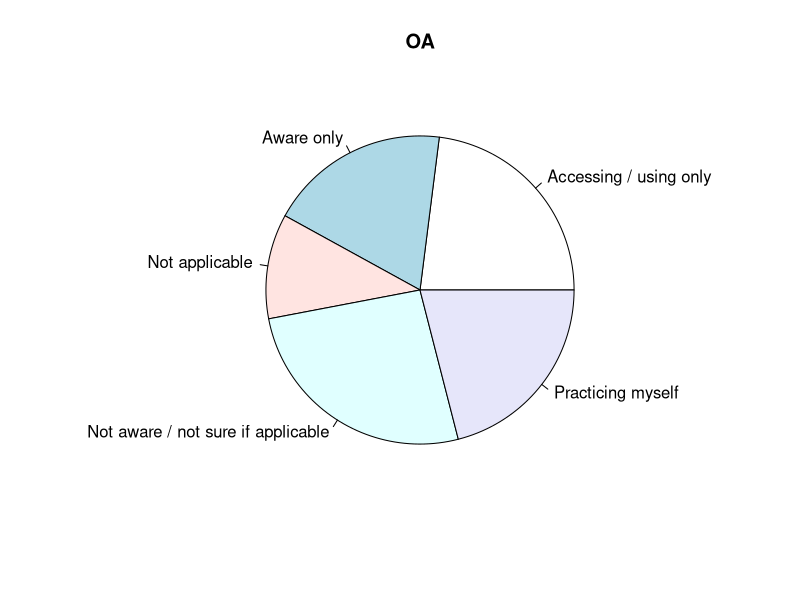
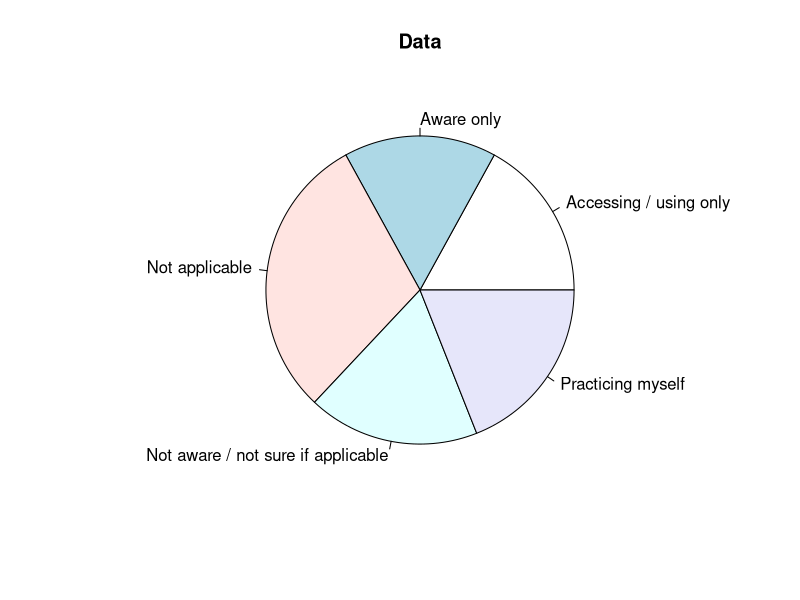
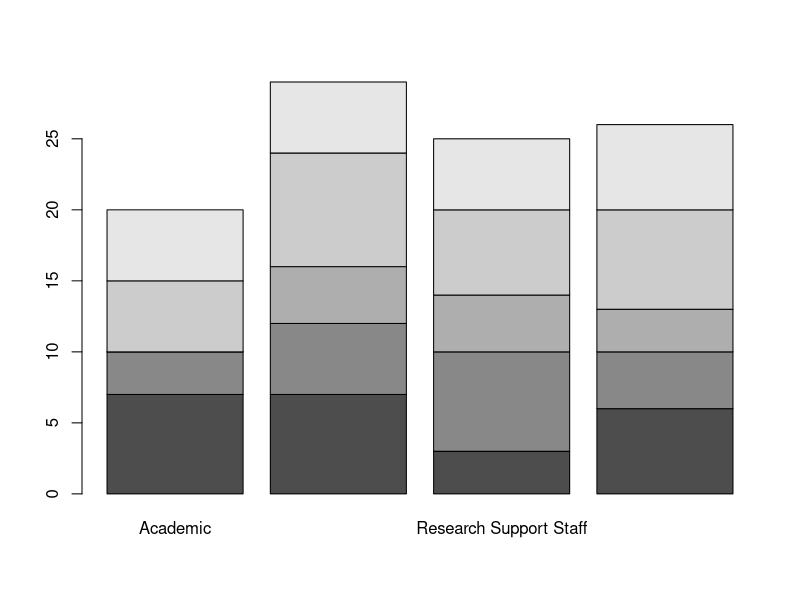
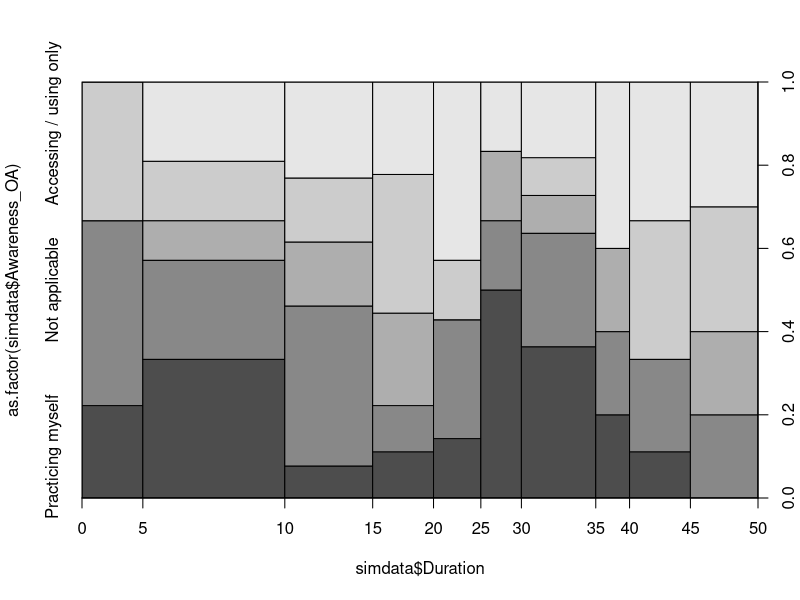
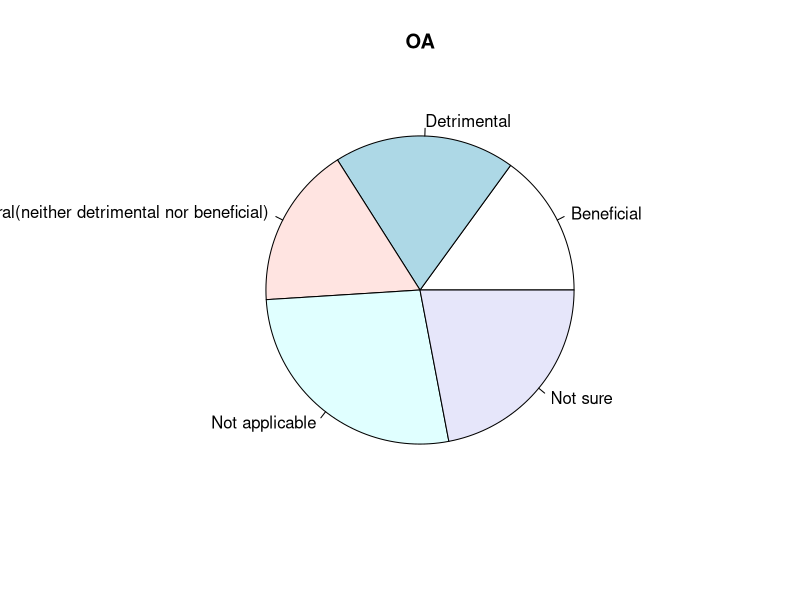
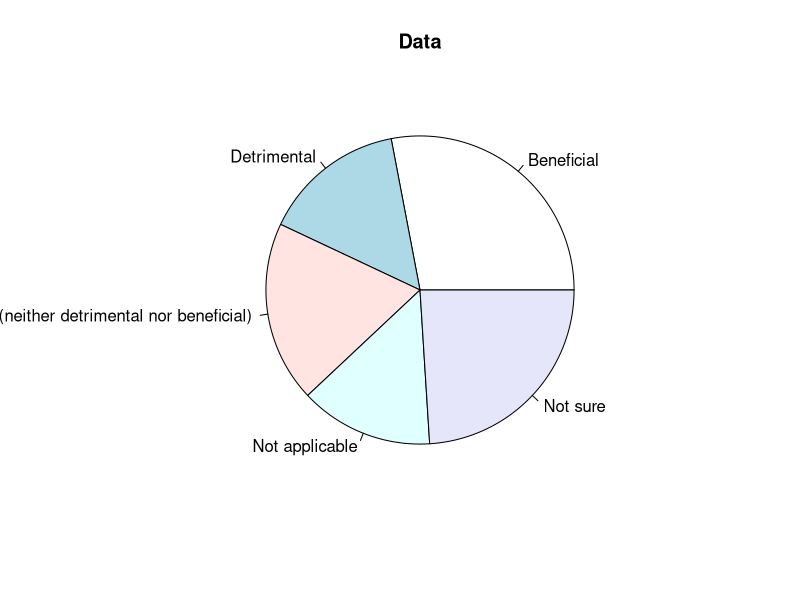
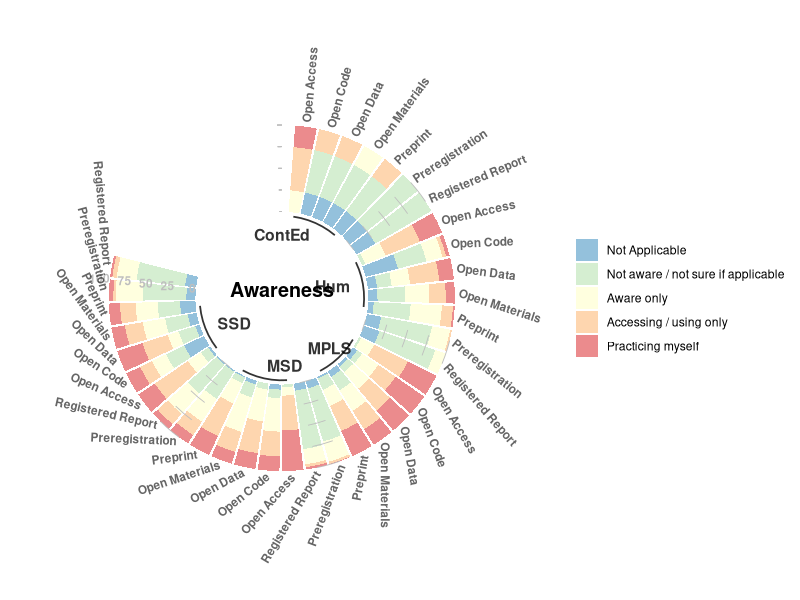

R code for these plots, in order:
#####################################
## Simulation of data in Qualtrics ##
#####################################

# Packages
{
library(dplyr)
library(here)
library(ggplot2)
library(RColorBrewer)
}

# load data
{
#simdata <- read_csv(here("Data/SimulatedData_20201214.csv"))
#surveyindex <- read_csv(here("Data/SurveyIndex.csv"))
#targetnumbers <- read_csv(here("Data/TargetNumbers.csv"))

realdata <- read.csv(here("Data/RealData_20210210-1144.csv"), stringsAsFactors=FALSE)
simdata <- read.csv(here("Data/SimulatedData_20201214.csv"), stringsAsFactors=FALSE)
surveyindex <- read.csv(here("Data/SurveyIndex.csv"), stringsAsFactors=FALSE)
targetnumbers <- read.csv(here("Data/TargetNumbers.csv"), stringsAsFactors=FALSE)

head(realdata)
head(simdata)
head(surveyindex, 10)
head(targetnumbers)
}

# SIM DATA
{

# format simdata
{x <- data.frame(1,"" , 5)
simdata <- simdata[-c(1, 2), -which(names(simdata) %in% c("DistributionChannel","UserLanguage"))] 
colnames(simdata) <- surveyindex$VariableName[surveyindex$QuestionCode == colnames(simdata)] 
head(simdata)

# Subset simdata to records with filled out Consent, Affiliation, and Role
nrow(simdata)
simdata <- subset(simdata[!is.na(simdata$Consent) & !is.na(simdata$DivCol) & !is.na(simdata$Role),] )
nrow(simdata)
}

# Consent
{
simdata$Consent <- simdata$Consent == "I consent to participating in the survey and to processing of the information I provide as outlined above."
}

# Affiliation
{## College TRUE FALSE
simdata$College <- simdata$DivCol == "College-only staff"
table(simdata$College)

## Division
simdata$Div <- simdata$DivCol
simdata$Div[simdata$Div == "College-only staff"] <- simdata$ColDiv[simdata$Div == "College-only staff"]
table(simdata$Div)
table(simdata$Div[simdata$College == FALSE])

## Department
simdata$Dept <- simdata$Dept1 
simdata$Dept[!is.na(simdata$Dept2)] <- simdata$Dept2[!is.na(simdata$Dept2)]
simdata$Dept[!is.na(simdata$Dept3)] <- simdata$Dept3[!is.na(simdata$Dept3)]
simdata$Dept[!is.na(simdata$Dept4)] <- simdata$Dept4[!is.na(simdata$Dept4)]
simdata$Dept[!is.na(simdata$Dept5)] <- simdata$Dept5[!is.na(simdata$Dept5)]
simdata$Dept[!is.na(simdata$Dept6)] <- simdata$Dept6[!is.na(simdata$Dept6)]
simdata$Dept[!is.na(simdata$Dept7)] <- simdata$Dept7[!is.na(simdata$Dept7)]
simdata$Dept[!is.na(simdata$Dept8)] <- simdata$Dept8[!is.na(simdata$Dept8)]
simdata$Dept[!is.na(simdata$Dept9)] <- simdata$Dept9[!is.na(simdata$Dept9)]
simdata$Dept[!is.na(simdata$Dept10)] <- simdata$Dept10[!is.na(simdata$Dept10)]
table(simdata$Dept)

table(simdata$OtherDept)


# clean up non useful column
unwanted_colnames <- c("DivCol", "ColDiv", names(simdata[, grep(pattern="Dept[0-9]+", colnames(simdata))]))
simdata <- simdata[, -which(names(simdata) %in% unwanted_colnames)] 

}

# Role
{
table(simdata$Role) 
simdata$StudentStaff <- simdata$Role == "Student on a postgraduate research programme"
simdata$StudentStaff[simdata$StudentStaff == TRUE] <- "Student"
simdata$StudentStaff[simdata$StudentStaff == FALSE] <- "Staff"
}

# Years of Experience
simdata$Duration <- as.numeric(simdata$Duration)

# Representativeness
StaffRecorded <- data.frame(table(simdata$Div[simdata$StudentStaff == "Staff"]))
colnames(StaffRecorded) <- c("Div", "StaffRecorded")
StudentRecorded <- data.frame(table(simdata$Div[simdata$StudentStaff == "Student"]))
colnames(StudentRecorded) <- c("Div", "StudentRecorded")

targetnumbers <- merge(targetnumbers, StaffRecorded, by = "Div")
targetnumbers <- merge(targetnumbers, StudentRecorded, by = "Div")

RepresentativenessTotal <- targetnumbers %>% group_by(Div) %>% summarise(RepStudent =StudentRecorded/StudentTotal,
                                              RepStaff =StaffRecorded/StaffTotal)

# Awareness
## All
pie(table(simdata$Awareness_OA), main = "OA")
pie(table(simdata$Awareness_Data), main = "Data")

## Per Div
table(simdata$Awareness_OA, simdata$Div )
chisq.test(table(simdata$Awareness_OA, simdata$Div))

## Per Role
barplot(table(as.factor(simdata$Awareness_OA), as.factor(simdata$Role) ))

## Per years of experience
table(simdata$Awareness_OA, simdata$Duration )
plot(as.factor(simdata$Awareness_OA) ~ simdata$Duration)


# Effect
pie(table(simdata$Effect_OA), main = "OA")
pie(table(simdata$Effect_Data), main = "Data")

names(simdata)
}

########################################################################################

# format realdata
{
  realdata <- realdata[-c(1, 2), -which(names(realdata) %in% c("DistributionChannel","UserLanguage"))] 
  colnames(realdata) <- surveyindex$VariableName[surveyindex$QuestionCode == colnames(realdata)] 
  realdata[realdata == ""] <- NA ## added
  head(realdata)
  
  # Subset realdata to records with filled out Consent, Affiliation, and Role
  nrow(realdata)
  realdata <- subset(realdata[!is.na(realdata$Consent) & !is.na(realdata$DivCol) & !is.na(realdata$Role),] )
  nrow(realdata)
}

# Consent
{
  realdata$Consent <- realdata$Consent == "I consent to participating in the survey and to processing of the information I provide as outlined above."
}

# Affiliation
{## College TRUE FALSE
  realdata$College <- realdata$DivCol == "College-only staff"
  table(realdata$College)
  
  ## Division
  realdata$Div <- realdata$DivCol
  realdata$Div[realdata$Div == "College-only staff"] <- realdata$ColDiv[realdata$Div == "College-only staff"]
  table(realdata$Div)
  table(realdata$Div[realdata$College == FALSE])
  
  realdata$Div[realdata$Div == "Social Sciences Division"] <- "SSD"
  realdata$Div[realdata$Div == "Humanities Division"] <- "Hum"
  realdata$Div[realdata$Div == "Department for Continuing Education"] <- "ContEd"
  realdata$Div[realdata$Div == "Mathematical, Physical, and Life Sciences Division"] <- "MPLS"
  realdata$Div[realdata$Div == "Medical Sciences Division"] <- "MSD"
  
  
  ## Department
  realdata$Dept <- realdata$Dept1 
  realdata$Dept[!is.na(realdata$Dept2)] <- realdata$Dept2[!is.na(realdata$Dept2)]
  realdata$Dept[!is.na(realdata$Dept3)] <- realdata$Dept3[!is.na(realdata$Dept3)]
  realdata$Dept[!is.na(realdata$Dept4)] <- realdata$Dept4[!is.na(realdata$Dept4)]
  realdata$Dept[!is.na(realdata$Dept5)] <- realdata$Dept5[!is.na(realdata$Dept5)]
  realdata$Dept[!is.na(realdata$Dept6)] <- realdata$Dept6[!is.na(realdata$Dept6)]
  realdata$Dept[!is.na(realdata$Dept7)] <- realdata$Dept7[!is.na(realdata$Dept7)]
  realdata$Dept[!is.na(realdata$Dept8)] <- realdata$Dept8[!is.na(realdata$Dept8)]
  realdata$Dept[!is.na(realdata$Dept9)] <- realdata$Dept9[!is.na(realdata$Dept9)]
  realdata$Dept[!is.na(realdata$Dept10)] <- realdata$Dept10[!is.na(realdata$Dept10)]
  table(realdata$Dept)
  
  table(realdata$OtherDept)
  
  
  # clean up non useful column
  unwanted_colnames <- c("DivCol", "ColDiv", names(realdata[, grep(pattern="Dept[0-9]+", colnames(realdata))]))
  realdata <- realdata[, -which(names(realdata) %in% unwanted_colnames)] 
  
}

# Role
{
  table(realdata$Role) 
  realdata$StudentStaff <- realdata$Role == "Student on a postgraduate research programme"
  realdata$StudentStaff[realdata$StudentStaff == TRUE] <- "Student"
  realdata$StudentStaff[realdata$StudentStaff == FALSE] <- "Staff"
}

# Years of Experience
realdata$Duration <- as.numeric(realdata$Duration)

# Representativeness
StaffRecorded <- data.frame(table(realdata$Div[realdata$StudentStaff == "Staff"]))
colnames(StaffRecorded) <- c("Div", "StaffRecorded")
StudentRecorded <- data.frame(table(realdata$Div[realdata$StudentStaff == "Student"]))
colnames(StudentRecorded) <- c("Div", "StudentRecorded")

targetnumbers <- merge(targetnumbers, StaffRecorded, by = "Div", all = TRUE)## added
targetnumbers <- merge(targetnumbers, StudentRecorded, by = "Div", all = TRUE)## added

RepresentativenessTotal <- targetnumbers %>% group_by(Div) %>% summarise(RepStudent =StudentRecorded/StudentTotal*100,
                                                                         RepStaff =StaffRecorded/StaffTotal*100)
mean(RepresentativenessTotal$RepStudent, na.rm=TRUE) ## added

# Awareness
# ## All
# par(mfrow = c(3, 3))
# pie(table(realdata$Awareness_OA), main = "OA")
# pie(table(realdata$Awareness_Data), main = "Data")
# pie(table(realdata$Awareness_Code), main = "Code")
# pie(table(realdata$Awareness_Materials), main = "Materials")
# pie(table(realdata$Awareness_Preprint), main = "Preprints")
# pie(table(realdata$Awareness_Prereg), main = "Preregistration")
# pie(table(realdata$Awareness_RegRep), main = "Registered Report")
# 
# barplot(table(realdata$Awareness_OA), main = "OA")
# 
# 
# ## Per Div
# table(realdata$Awareness_OA, realdata$Div )
# chisq.test(table(realdata$Awareness_OA, realdata$Div))
# 
# ## Per Role
# barplot(table(as.factor(realdata$Awareness_OA), as.factor(realdata$Role) ))
# 
# ## Per years of experience
# table(realdata$Awareness_OA, realdata$Duration )
# plot(as.factor(realdata$Awareness_OA) ~ realdata$Duration)
# 
# 
# # Effect
# pie(table(realdata$Effect_OA), main = "OA")
# pie(table(realdata$Effect_Data), main = "Data")
# 
# names(realdata)
# 
# 




## realdata_Awareness


realdata_Awareness <- realdata[realdata$StudentStaff == "Student",  
                               c(grep("Div", colnames(realdata)), grep(pattern="^Awareness", x=colnames(realdata)))]


head(realdata_Awareness)


realdata_Awareness_OA <- realdata_Awareness[!is.na(realdata_Awareness$Awareness_OA),] %>% 
  group_by(Div, Awareness_OA) %>%
  summarise (n = n()) %>% 
  mutate(perc = n / sum(n) * 100 )
realdata_Awareness_OA$ID <- paste(paste(realdata_Awareness_OA$Div, "Open Access", sep="_"), realdata_Awareness_OA$Awareness_OA, sep ="_")
head(realdata_Awareness_OA)


realdata_Awareness_Data <- realdata_Awareness[!is.na(realdata_Awareness$Awareness_Data),] %>% 
  group_by(Div, Awareness_Data) %>%
  summarise (n = n()) %>% 
  mutate(perc = n / sum(n) * 100 )
realdata_Awareness_Data$ID <- paste(paste(realdata_Awareness_Data$Div, "Open Data", sep="_"), realdata_Awareness_Data$Awareness_Data, sep ="_")
head(realdata_Awareness_Data)


realdata_Awareness_Code <- realdata_Awareness[!is.na(realdata_Awareness$Awareness_Code),] %>% 
  group_by(Div, Awareness_Code) %>%
  summarise (n = n()) %>% 
  mutate(perc = n / sum(n) * 100 )
realdata_Awareness_Code$ID <- paste(paste(realdata_Awareness_Code$Div, "Open Code", sep="_"), realdata_Awareness_Code$Awareness_Code, sep ="_")
head(realdata_Awareness_Code)


realdata_Awareness_Materials <- realdata_Awareness[!is.na(realdata_Awareness$Awareness_Materials),] %>% 
  group_by(Div, Awareness_Materials) %>%
  summarise (n = n()) %>% 
  mutate(perc = n / sum(n) * 100 )
realdata_Awareness_Materials$ID <- paste(paste(realdata_Awareness_Materials$Div, "Open Materials", sep="_"), realdata_Awareness_Materials$Awareness_Materials, sep ="_")
head(realdata_Awareness_Materials)


realdata_Awareness_Preprint <- realdata_Awareness[!is.na(realdata_Awareness$Awareness_Preprint),] %>% 
  group_by(Div, Awareness_Preprint) %>%
  summarise (n = n()) %>% 
  mutate(perc = n / sum(n) * 100 )
realdata_Awareness_Preprint$ID <- paste(paste(realdata_Awareness_Preprint$Div, "Preprint", sep="_"), realdata_Awareness_Preprint$Awareness_Preprint, sep ="_")
head(realdata_Awareness_Preprint)

realdata_Awareness_Prereg <- realdata_Awareness[!is.na(realdata_Awareness$Awareness_Prereg),] %>% 
                                  group_by(Div, Awareness_Prereg) %>%
                                  summarise (n = n()) %>% 
                                  mutate(perc = n / sum(n) * 100 )
realdata_Awareness_Prereg$ID <- paste(paste(realdata_Awareness_Prereg$Div, "Preregistration", sep="_"), realdata_Awareness_Prereg$Awareness_Prereg, sep ="_")
head(realdata_Awareness_Prereg)



realdata_Awareness_RegRep <- realdata_Awareness[!is.na(realdata_Awareness$Awareness_RegRep),] %>% 
                                  group_by(Div, Awareness_RegRep) %>%
                                  summarise (n = n()) %>% 
                                  mutate(perc = n / sum(n) * 100 )
realdata_Awareness_RegRep$ID <- paste(paste(realdata_Awareness_RegRep$Div, "Registered Report", sep="_"), realdata_Awareness_RegRep$Awareness_RegRep, sep ="_")
head(realdata_Awareness_RegRep)



real_data_Awareness_Freq <- data.frame(rbind(realdata_Awareness_OA[, c('ID', 'n', 'perc')],
                                             realdata_Awareness_Data[, c('ID', 'n', 'perc')], 
                                             realdata_Awareness_Code[, c('ID', 'n', 'perc')],
                                             realdata_Awareness_Materials[, c('ID', 'n', 'perc')],
                                             realdata_Awareness_Preprint[, c('ID', 'n', 'perc')],
                                             realdata_Awareness_Prereg[, c('ID', 'n', 'perc')],
                                             realdata_Awareness_RegRep[, c('ID', 'n', 'perc')]))


#Measures_short <- c('OA', 'Data', 'Code', 'Materials', 'Preprint', 'Prereg', 'RegRep')
Measures <- c('Open Access', 'Open Data', 'Open Code', 'Open Materials', 'Preprint', 'Preregistration', 'Registered Report')


Div <- rep(unique(realdata_Awareness$Div), each = 35)
LabelMeasures <- rep(Measures, each = 5, times = 5)
Indiv <-paste(Div, LabelMeasures, sep ="_") 
Values <- rep(unique(realdata_Awareness$Awareness_OA[!is.na(realdata_Awareness$Awareness_OA)]), times= 35)
ID <- paste(Indiv, Values, sep="_")
  
dataframe <- data.frame(ID, Indiv, Div,  LabelMeasures,Values)
head(dataframe)
nrow(dataframe)


realdata_Awareness_Fig <- merge(dataframe, real_data_Awareness_Freq, by = "ID", all.x = TRUE)

head(realdata_Awareness_Fig)



#data[] <- lapply(realdata_Awareness_Fig, as.character) # turns everything to character instead of factors https://stackoverflow.com/questions/2851015/convert-data-frame-columns-from-factors-to-characters
data <- realdata_Awareness_Fig
colnames(data) <- c('ID', 'individual', 'group', 'LabelMeasures', 'observation', 'rawN', 'value') # individual group observation value = Indiv Div Values n
head(data)
str(data)

data$observation <- as.character(data$observation)
data$observation[data$observation == "Not applicable"] <- "5 Not Applicable"
data$observation[data$observation == "Not aware / not sure if applicable"] <- "4 Not aware / not sure if applicable"
data$observation[data$observation == "Aware only"] <- "3 Aware only"
data$observation[data$observation == "Accessing / using only"] <- "2 Accessing / using only"
data$observation[data$observation == "Practicing myself"] <- "1 Practicing myself"
data$observation <- as.factor(data$observation)


############################################# https://www.r-graph-gallery.com/299-circular-stacked-barplot.html


# Set a number of 'empty bar' to add at the end of each group
empty_bar <- 2
nObsType <- nlevels(as.factor(data$observation))
to_add <- data.frame( matrix(NA, empty_bar*nlevels(data$group)*nObsType, ncol(data)) )
colnames(to_add) <- colnames(data)
to_add$group <- rep(levels(data$group), each=empty_bar*nObsType )
data <- rbind(data, to_add)
data <- data %>% arrange(group, individual)
data$id <- rep( seq(1, nrow(data)/nObsType) , each=nObsType)

# Get the name and the y position of each label
label_data <- data %>% group_by(id, individual) %>% summarize(tot=sum(value, na.rm=TRUE))
number_of_bar <- nrow(label_data)
angle <- 90 - 360 * (label_data$id-0.5) /number_of_bar     # I substract 0.5 because the letter must have the angle of the center of the bars. Not extreme right(1) or extreme left (0)
label_data$hjust <- ifelse( angle < -90, 1, 0)
label_data$angle <- ifelse(angle < -90, angle+180, angle)
label_data$LabelMeasures <- sapply(strsplit(as.character(label_data$individual),"\\_"), `[`, 2)
  
# prepare a data frame for base lines
base_data <- data %>% 
  group_by(group) %>% 
  summarize(start=min(id), end=max(id) - empty_bar) %>% 
  rowwise() %>% 
  mutate(title=mean(c(start, end)))

# prepare a data frame for grid (scales)
grid_data <- base_data
grid_data$end <- grid_data$end[ c( nrow(grid_data), 1:nrow(grid_data)-1)] + 1
grid_data$start <- grid_data$start - 1
grid_data <- grid_data[-1,]





# Make the plot
p <- ggplot(data) +      
  
  # Add the stacked bar
  geom_bar(aes(x=as.factor(id), y=value, fill=observation), stat="identity", alpha=0.5) +

  # Add a val=100/75/50/25 lines. I do it at the beginning to make sur barplots are OVER it.
  geom_segment(data=grid_data, aes(x = end, y = 0, xend = start, yend = 0), colour = "grey", alpha=1, size=0.3 , inherit.aes = FALSE ) + # changes x to 0-44 = nb of bars including empty ones
  geom_segment(data=grid_data, aes(x = end, y = 25, xend = start, yend = 25), colour = "grey", alpha=1, size=0.3 , inherit.aes = FALSE ) +
  geom_segment(data=grid_data, aes(x = end, y = 50, xend = start, yend = 50), colour = "grey", alpha=1, size=0.3 , inherit.aes = FALSE ) +
  geom_segment(data=grid_data, aes(x = end, y = 75, xend = start, yend = 75), colour = "grey", alpha=1, size=0.3 , inherit.aes = FALSE ) +
  geom_segment(data=grid_data, aes(x = end, y = 100, xend = start, yend = 100), colour = "grey", alpha=1, size=0.3 , inherit.aes = FALSE ) +
  geom_segment(data=grid_data, aes(x = 44.7, y = 100, xend = 44.9, yend = 100), colour = "grey", alpha=1, size=0.3 , inherit.aes = FALSE ) +
  geom_segment(data=grid_data, aes(x = 44.7, y = 75, xend = 44.9, yend = 75), colour = "grey", alpha=1, size=0.3 , inherit.aes = FALSE ) +
  geom_segment(data=grid_data, aes(x = 44.7, y = 50, xend = 44.9, yend = 50), colour = "grey", alpha=1, size=0.3 , inherit.aes = FALSE ) +
  geom_segment(data=grid_data, aes(x = 44.7, y = 25, xend = 44.9, yend = 25), colour = "grey", alpha=1, size=0.3 , inherit.aes = FALSE ) +
  geom_segment(data=grid_data, aes(x = 44.7, y = 0, xend = 44.9, yend = 0), colour = "grey", alpha=1, size=0.3 , inherit.aes = FALSE ) +
  
  # Add text showing the value of each lines
  ggplot2::annotate("text", x = rep(max(data$id)-0.5,5), y = c(0, 25, 50, 75, 100), label = c("0", "25", "50", "75", "100") , color="grey", size=3 , angle=0, fontface="bold", hjust=1) +
  
  #scale_fill_viridis(discrete=TRUE, direction = -1) +
  scale_fill_manual(values = c("#2B83BA", "#ABDDA4", "#FFFFBF", "#FDAE61", "#D7191C"), # https://www.datanovia.com/en/blog/top-r-color-palettes-to-know-for-great-data-visualization/
                      breaks=c("5 Not Applicable", "4 Not aware / not sure if applicable", "3 Aware only", "2 Accessing / using only", "1 Practicing myself"),
                      labels=c("Not Applicable", "Not aware / not sure if applicable", "Aware only", "Accessing / using only", "Practicing myself"))+

  ylim(-100,150) +
  theme_minimal() +
  theme(
    legend.title=element_blank(),
    axis.text = element_blank(),
    axis.title = element_blank(),
    panel.grid = element_blank()
   # plot.margin = unit(rep(1,4), "cm") 
  ) +
  coord_polar() +
  
  # Add labels on top of each bar
 geom_text(data=label_data, aes(x=id, y=105, label=LabelMeasures, hjust=hjust), color="black", fontface="bold",alpha=0.6, size=3, angle= label_data$angle, inherit.aes = FALSE ) +
  
  # Add base line information
 geom_segment(data=base_data, aes(x = start, y = -5, xend = end, yend = -5), colour = "black", alpha=0.8, size=0.6 , inherit.aes = FALSE )  +
 geom_text(data=base_data, aes(x = title, y = -20, label=group), hjust=c(1,1,0.5,0, 0), colour = "black", alpha=0.8, size=4, fontface="bold", inherit.aes = FALSE) +

# Add title in the middle
ggplot2::annotate("text", x = 0, y = -90, label = "Awareness" , color="black", size=5 , angle=0, fontface="bold", hjust=0.5) 
  

p

